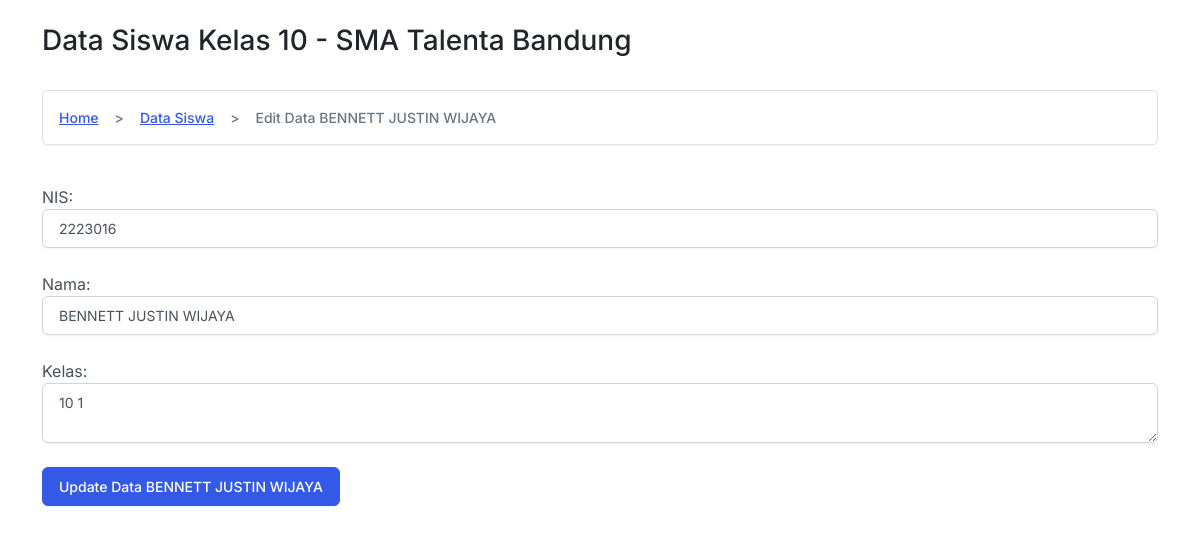
/edit/2223016, run on the app's committed database.
### tables this page shows
CREATE TABLE "siswa" (
	"field1"	TEXT,
	"field2"	TEXT,
	"field3"	TEXT
);

### crud.py (the view)
@app_crud.route('/edit/<int:nis>', methods=['GET', 'POST'])
def edit(nis):
    nis_siswa = nis
    koneksi = sqlite3.connect('dapodik.db')
    buka_koneksi = koneksi.cursor()
    buka_koneksi.execute('select * from siswa WHERE field1=?', (nis_siswa,))
    data = buka_koneksi.fetchone()
    buka_koneksi.close()
    koneksi.close()
    return render_template('editdata.html',data=data)

### templates/editdata.html (shortened to what this page needs)
<html>
  <head>
    <link rel="stylesheet" type="text/css" href="{{ url_for('static',filename='css/bootstrap.css') }}">
  </head>
  <body>
  <br>
  <div class="container">
  <h3>Data Siswa Kelas 10 - SMA Talenta Bandung</h3>
  <br>
  <nav aria-label="breadcrumb">
    <ol class="breadcrumb">
      <li class="breadcrumb-item"><a href="{{url_for('index')}}">Home</a></li>
      <li class="breadcrumb-item"><a href="{{url_for('app_crud.view')}}">Data Siswa</a></li>
      <li class="breadcrumb-item active" aria-current="page">Edit Data {{ data[1] }}</li>
    </ol>
  </nav>
  <br>
  <form method="post" action="{{ url_for('app_crud.update', nis=data[0]) }}">
		<label>NIS:</label>
		<input type="text" name="nis" value="{{ data[0] }}" class="form-control" readonly><br>
		<label>Nama:</label>
		<input type="text" name="nama" value="{{ data[1] }}" class="form-control"><br>
		<label>Kelas:</label>
		<textarea name="kelas" class="form-control">{{ data[2] }}</textarea><br>
		<input class="btn btn-primary" type="submit" value="Update Data {{ data[1] }}">
	</form>
  </div>
  </body>
</html>

### data on the page
siswa: field2 "BENNETT JUSTIN WIJAYA", nis "2223016", nama "BENNETT JUSTIN WIJAYA", kelas "10 1", field2 "Update Data BENNETT JUSTIN WIJAYA"
